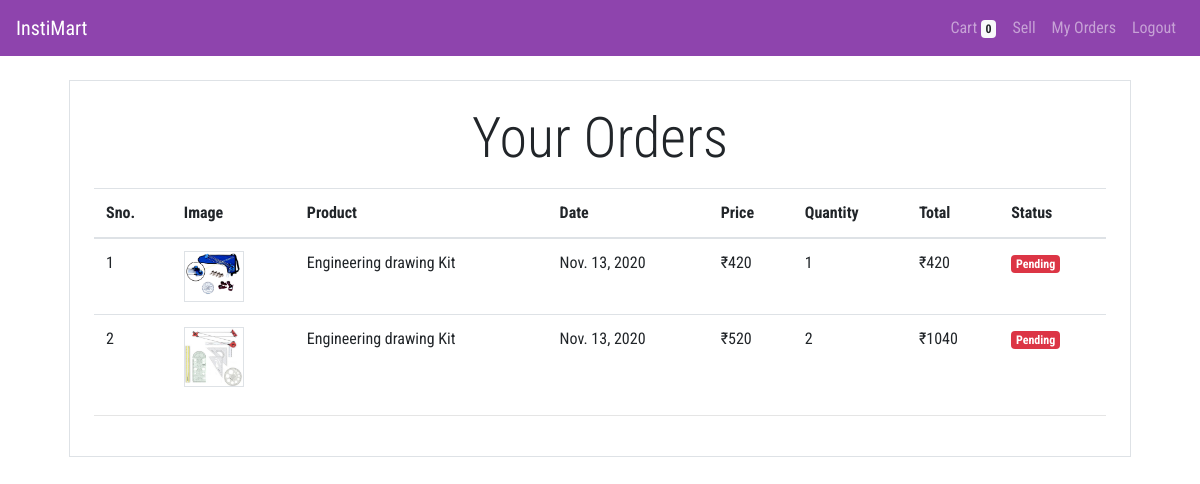
/orders (signed in), run on the app's committed database.
### store/models/order.py (models this page shows, shortened)
class Order(models.Model):
    product = models.ForeignKey(Product,on_delete=models.CASCADE)
    customer = models.ForeignKey(Customer,on_delete=models.CASCADE)
    quantity = models.IntegerField(default=1)
    price = models.IntegerField()
    address = models.CharField(max_length=200,blank=True)
    phone = models.CharField(max_length=50,blank=True)
    date = models.DateField(default=datetime.datetime.today)
    status = models.BooleanField(default=False)
    @staticmethod
    def get_orders_by_customer(customer_id):
        return Order.objects.filter(customer =customer_id).order_by('date')

### store/models/product.py (models this page shows, shortened)
class Product(models.Model):
    name = models.CharField(max_length=30)
    price = models.IntegerField(default=0)
    category = models.ForeignKey(Category, on_delete=models.CASCADE,default=1)
    description = models.CharField(max_length=200,default=0, null=True, blank=1)
    image =models.ImageField(upload_to='uploads/products/')

### store/views/orders.py (the view)
# urls.py: path('orders', orders.OrderView.as_view(), name='orders'),
class OrderView(View):
    @method_decorator(auth_middleware)
    def get(self,request):
        customer = request.session.get('customer')
        orders = Order.get_orders_by_customer(customer)
        orders = orders.reverse()
        return render(request,'orders.html',{'orders':orders})

### store/templatetags/custom_filter.py (called while the page is built)
@register.filter(name='currency')
def currency(num):
    return  "₹" +str(num);

@register.filter(name='multiply')
def multiply(x,y):
    return x*y

### store/templates/orders.html
{% extends 'base.html' %}
{% block content %}
{% load cart %}
{% load custom_filter %}
<div class="container">
    <div class="border rounder p-4 m-4">
        <p class="text-center display-4">
            Your Orders
        </p>
        <table class="table">
            <thead>
                <tr>
                    <th>Sno.</th>
                    <th>Image</th>
                    <th>Product</th>
                    <th>Date</th>
                    <th>Price</th>
                    <th>Quantity</th>
                    <th>Total</th>
                    <th>Status</th>
                </tr>
            </thead>
            <tbody>
                {% for order in orders %}
                <tr>
                    <td>{{forloop.counter}}</td>
                    <td><img style="width:60px" class="border" src="{{order.product.image.url}}" alt=""></td>
                    <td>{{order.product.name}}</td>
                    <td>{{order.date}}</td>
                    <td>{{order.price|currency}}</td>
                    <td>{{order.quantity}}</td>
                    <td>{{order.price|multiply:order.quantity|currency}}</td>
                    {% if order.status %}
                    <td><small class="badge badge-success">
                        Delivered
                    </small></td>
                    {% else %}
                    <td><small class="badge badge-danger">
                        Pending
                    </small></td>
                    {% endif %}
                  </tr>
               {% endfor %}
            </tbody>
        </table>
        <hr>
    </div>
</div>
{% endblock %}

### store/templates/base.html (style rules this page uses)
body { font-family: 'Roboto Condensed', sans-serif; }

### data on the page
Order: product.image (picture), product.name "Engineering drawing Kit", date "Nov. 13, 2020", price "₹420", quantity "1", price|multiply "₹420", status "Pending"
Order: product.image (picture), product.name "Engineering drawing Kit", date "Nov. 13, 2020", price "₹520", quantity "2", price|multiply "₹1040", status "Pending"

### other printed values
{{ request.session.cart.keys|length }} "0"
